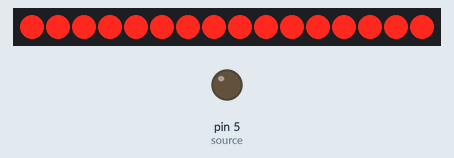
The sketch below on a simulated Arduino Uno, built with avr-gcc and run on an emulated ATmega328P. On the bench: 16 shift-register outputs drawn as a row of LEDs (first output left, lit = HIGH), output pins drawn as LEDs (lit = HIGH). Wiring (inferred from the names in the program): 2 × shift register (74HC595): data pin 12; shift clock pin 11; latch pin 9. Wiring (inferred from the signals the program sends): row of LEDs: on Q0, Q1, Q2, Q3, Q4, Q5, Q6, Q7, Q8, Q9, Q10, Q11, Q12, Q13, Q14, Q15. Pins used as bus, display or sensor lines are not drawn.

Above: at 0.1 s.
At 1.1 s:
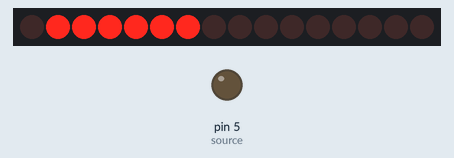
At 64.5 s:
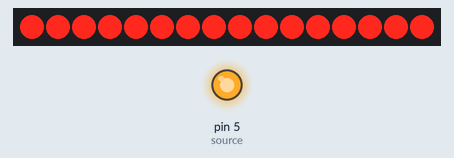
At 127.9 s:
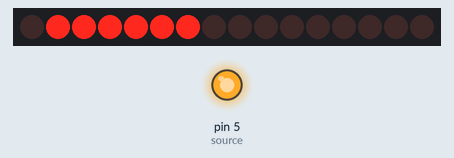
Timing chart, 0 to 129.4 s (numbered marks = the images above):
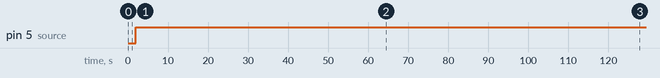

Measured:
- by itself, pin 5 (source): LOW → HIGH at 1.9 s

The sketch:

charactertest74HC595.ino
```cpp
int clockpinRC = 11;

int latchpinR = 3;
int datainR = 7;

int latchpinC = 9;
int datainC = 12;

int source = 5;

int wait = 1;

void setup() {
  // put your setup code here, to run once:
  Serial.begin(9600);
  pinMode(clockpinRC, OUTPUT);
  pinMode(latchpinR, OUTPUT);
  pinMode(datainR, OUTPUT);
  pinMode(latchpinC, OUTPUT);
  pinMode(datainC, OUTPUT);
  pinMode(source, OUTPUT);
}

void loop() {
  // put your main code here, to run repeatedly:

  //This will be a program to print each letter of the alphabet hopefully
//  S();
//  U();
//  M();
//  I();
//  T();

  love();
  love2();

//  delay(20);

  analogWrite(source, 255);
//  line();
//  clearscr();
  delay(wait);

}

void clearscr() {
  for(int i = 0; i < 8; i++) {
    digitalWrite(latchpinR, LOW);
    shiftOut(datainR, clockpinRC, LSBFIRST, 0x00);
    digitalWrite(latchpinR, HIGH);

    digitalWrite(latchpinC, LOW);
    shiftOut(datainC, clockpinRC, LSBFIRST, 0x00);
    digitalWrite(latchpinC, HIGH);
  }

  return;
}

void love() {

   byte col[] = {0b00000000, 0b01100110, 0b10011001, 0b10000001, 0b10000001, 0b01000010, 0b00100100, 0b00011000};
   byte row[] = {0x80, 0x40, 0x20, 0x10, 0x08, 0x04, 0x02, 0x01};
   int i = 0;

   while(i < 100) {
  for(int i = 0; i < 8; i++) {
    digitalWrite(latchpinC, LOW);

    shiftOut(datainC, clockpinRC, LSBFIRST, col[i]);

    digitalWrite(latchpinC, HIGH);

    digitalWrite(latchpinR, LOW);

    shiftOut(datainR, clockpinRC, LSBFIRST, row[i]);

    digitalWrite(latchpinR, HIGH);

    delay(wait);
    }
   i++;
   }


  return;
}

void love2() {
  byte col[] = {0b00000000, 0b00000000, 0b00100100, 0b01011010, 0b01000010, 0b00100100, 0b00011000, 0b00000000};
   byte row[] = {0x80, 0x40, 0x20, 0x10, 0x08, 0x04, 0x02, 0x01};
   int i = 0;

   while(i < 100) {
  for(int i = 0; i < 8; i++) {
    digitalWrite(latchpinC, LOW);

    shiftOut(datainC, clockpinRC, LSBFIRST, col[i]);

    digitalWrite(latchpinC, HIGH);

    digitalWrite(latchpinR, LOW);

    shiftOut(datainR, clockpinRC, LSBFIRST, row[i]);

    digitalWrite(latchpinR, HIGH);

    delay(wait);
    }
   i++;
   }


  return;
}

void line() {
  byte col[] = {0x01, 0x01, 0x01, 0x01, 0x01, 0x01, 0x01, 0x01};
  byte row[] = {0b10000000, 0b01000000, 0b00100000, 0b00010000, 0b00001000, 0b00000100, 0b000000010, 0b00000001};

  for(int i = 0; i < 8; i++) {
    digitalWrite(latchpinC, LOW);
    shiftOut(datainC, clockpinRC, LSBFIRST, col[i]);
    digitalWrite(latchpinC, HIGH);

    digitalWrite(latchpinR, LOW);
    shiftOut(datainR, clockpinRC, LSBFIRST, row[i]);
    digitalWrite(latchpinR, HIGH);

    delay(wait);
  }

  return;
}

//The following functions are for each character

//void A() {
//  byte col[] = {};
//  byte row[] = {0x80, 0x40, 0x20, 0x10, 0x08, 0x04, 0x02, 0x01}; // This is kind of supposed to be for multiplexing
//
//
//  for(int i = 0; i < 8; i++) {
//    digitalWrite(latchpinC, LOW);
//
//    shiftOut(datainC, clockpinRC, LSBFIRST, col[i]);
//
//    digitalWrite(latchpinC, HIGH);
//
//    digitalWrite(latchpinR, LOW);
//
//    shiftOut(datainR, clockpinRC, LSBFIRST, row[i]);
//
//    digitalWrite(latchpinR, HIGH);
//
//    delay(wait);
//  }
//  return;
//}
//
//void B() {
//  byte col[] = {};
//  byte row[] = {0x80, 0x40, 0x20, 0x10, 0x08, 0x04, 0x02, 0x01}; // This is kind of supposed to be for multiplexing
//
//
//  for(int i = 0; i < 8; i++) {
//    digitalWrite(latchpinC, LOW);
//
//    shiftOut(datainC, clockpinRC, LSBFIRST, col[i]);
//
//    digitalWrite(latchpinC, HIGH);
//
//    digitalWrite(latchpinR, LOW);
//
//    shiftOut(datainR, clockpinRC, LSBFIRST, row[i]);
//
//    digitalWrite(latchpinR, HIGH);
//
//    delay(wait);
//  }
//  return;
//}
//
//void C() {
//  byte col[] = {};
//  byte row[] = {0x80, 0x40, 0x20, 0x10, 0x08, 0x04, 0x02, 0x01}; // This is kind of supposed to be for multiplexing
//
//
//  for(int i = 0; i < 8; i++) {
//    digitalWrite(latchpinC, LOW);
//
//    shiftOut(datainC, clockpinRC, LSBFIRST, col[i]);
//
//    digitalWrite(latchpinC, HIGH);
//
//    digitalWrite(latchpinR, LOW);
//
//    shiftOut(datainR, clockpinRC, LSBFIRST, row[i]);
//
//    digitalWrite(latchpinR, HIGH);
//
//    delay(wait);
//  }
//  return;
//}
//
//void D() {
//  byte col[] = {};
//  byte row[] = {0x80, 0x40, 0x20, 0x10, 0x08, 0x04, 0x02, 0x01}; // This is kind of supposed to be for multiplexing
//
//
//  for(int i = 0; i < 8; i++) {
//    digitalWrite(latchpinC, LOW);
//
//    shiftOut(datainC, clockpinRC, LSBFIRST, col[i]);
//
//    digitalWrite(latchpinC, HIGH);
//
//    digitalWrite(latchpinR, LOW);
//
//    shiftOut(datainR, clockpinRC, LSBFIRST, row[i]);
//
//    digitalWrite(latchpinR, HIGH);
//
//    delay(wait);
//  }
//  return;
//}
//
//void E() {
//  byte col[] = {};
//  byte row[] = {0x80, 0x40, 0x20, 0x10, 0x08, 0x04, 0x02, 0x01}; // This is kind of supposed to be for multiplexing
//
//
//  for(int i = 0; i < 8; i++) {
//    digitalWrite(latchpinC, LOW);
//
//    shiftOut(datainC, clockpinRC, LSBFIRST, col[i]);
//
//    digitalWrite(latchpinC, HIGH);
//
//    digitalWrite(latchpinR, LOW);
//
//    shiftOut(datainR, clockpinRC, LSBFIRST, row[i]);
//
//    digitalWrite(latchpinR, HIGH);
//
//    delay(wait);
//  }
//  return;
//}
//
////void F() { //There are some unknown issues with F. This isn't supported from what I can see.
////  return;
////}
//
//void G() {
//  byte col[] = {};
//  byte row[] = {0x80, 0x40, 0x20, 0x10, 0x08, 0x04, 0x02, 0x01}; // This is kind of supposed to be for multiplexing
//
//
//  for(int i = 0; i < 8; i++) {
//    digitalWrite(latchpinC, LOW);
//
//    shiftOut(datainC, clockpinRC, LSBFIRST, col[i]);
//
//    digitalWrite(latchpinC, HIGH);
//
//    digitalWrite(latchpinR, LOW);
//
//    shiftOut(datainR, clockpinRC, LSBFIRST, row[i]);
//
//    digitalWrite(latchpinR, HIGH);
//
//    delay(wait);
//  }
//  return;
//}
//
//void H() {
//  byte col[] = {};
//  byte row[] = {0x80, 0x40, 0x20, 0x10, 0x08, 0x04, 0x02, 0x01}; // This is kind of supposed to be for multiplexing
//
//
//  for(int i = 0; i < 8; i++) {
//    digitalWrite(latchpinC, LOW);
//
//    shiftOut(datainC, clockpinRC, LSBFIRST, col[i]);
//
//    digitalWrite(latchpinC, HIGH);
//
//    digitalWrite(latchpinR, LOW);
//
//    shiftOut(datainR, clockpinRC, LSBFIRST, row[i]);
//
//    digitalWrite(latchpinR, HIGH);
//
//    delay(wait);
//  }
//  return;
//}
//
void I() {
  byte col[] = {0b01111110, 0b01111110, 0b00011000, 0b00011000, 0b00011000, 0b00011000, 0b01111110, 0b01111110};
  byte row[] = {0x80, 0x40, 0x20, 0x10, 0x08, 0x04, 0x02, 0x01}; // This is kind of supposed to be for multiplexing
  int i = 0;

  while(i < 100) {
  for(int i = 0; i < 8; i++) {
    digitalWrite(latchpinC, LOW);

    shiftOut(datainC, clockpinRC, LSBFIRST, col[i]);

    digitalWrite(latchpinC, HIGH);

    digitalWrite(latchpinR, LOW);

    shiftOut(datainR, clockpinRC, LSBFIRST, row[i]);

    digitalWrite(latchpinR, HIGH);

    delay(wait);
  }
    i++;
    }
  return;
}
//
//void J() {
//  byte col[] = {};
//  byte row[] = {0x80, 0x40, 0x20, 0x10, 0x08, 0x04, 0x02, 0x01}; // This is kind of supposed to be for multiplexing
//
//
//  for(int i = 0; i < 8; i++) {
//    digitalWrite(latchpinC, LOW);
//
//    shiftOut(datainC, clockpinRC, LSBFIRST, col[i]);
//
//    digitalWrite(latchpinC, HIGH);
//
//    digitalWrite(latchpinR, LOW);
//
//    shiftOut(datainR, clockpinRC, LSBFIRST, row[i]);
//
//    digitalWrite(latchpinR, HIGH);
//
//    delay(wait);
//  }
//  return;
//}
//
//void K() {
//  byte col[] = {};
//  byte row[] = {0x80, 0x40, 0x20, 0x10, 0x08, 0x04, 0x02, 0x01}; // This is kind of supposed to be for multiplexing
//
//
//  for(int i = 0; i < 8; i++) {
//    digitalWrite(latchpinC, LOW);
//
//    shiftOut(datainC, clockpinRC, LSBFIRST, col[i]);
//
//    digitalWrite(latchpinC, HIGH);
//
//    digitalWrite(latchpinR, LOW);
//
//    shiftOut(datainR, clockpinRC, LSBFIRST, row[i]);
//
//    digitalWrite(latchpinR, HIGH);
//
//    delay(wait);
//  }
//  return;
//}
//
//void L() {
//  byte col[] = {};
//  byte row[] = {0x80, 0x40, 0x20, 0x10, 0x08, 0x04, 0x02, 0x01}; // This is kind of supposed to be for multiplexing
//
//
//  for(int i = 0; i < 8; i++) {
//    digitalWrite(latchpinC, LOW);
//
//    shiftOut(datainC, clockpinRC, LSBFIRST, col[i]);
//
//    digitalWrite(latchpinC, HIGH);
//
//    digitalWrite(latchpinR, LOW);
//
//    shiftOut(datainR, clockpinRC, LSBFIRST, row[i]);
//
//    digitalWrite(latchpinR, HIGH);
//
//    delay(wait);
//  }
//  return;
//}
//
void M() {
  byte col[] = {0b11000011, 0b11100111, 0b11111111, 0b11111111, 0b11011011, 0b11000011, 0b11000011, 0b11000011};
  byte row[] = {0x80, 0x40, 0x20, 0x10, 0x08, 0x04, 0x02, 0x01}; // This is kind of supposed to be for multiplexing
  int i =0;

  while(i < 100) {
  for(int i = 0; i < 8; i++) {
    digitalWrite(latchpinC, LOW);

    shiftOut(datainC, clockpinRC, LSBFIRST, col[i]);

    digitalWrite(latchpinC, HIGH);

    digitalWrite(latchpinR, LOW);

    shiftOut(datainR, clockpinRC, LSBFIRST, row[i]);

    digitalWrite(latchpinR, HIGH);

    delay(wait);
  }
  i++;
  }

  return;
}
//
//void N() {
//  byte col[] = {};
//  byte row[] = {0x80, 0x40, 0x20, 0x10, 0x08, 0x04, 0x02, 0x01}; // This is kind of supposed to be for multiplexing
//
//
//  for(int i = 0; i < 8; i++) {
//    digitalWrite(latchpinC, LOW);
//
//    shiftOut(datainC, clockpinRC, LSBFIRST, col[i]);
//
//    digitalWrite(latchpinC, HIGH);
//
//    digitalWrite(latchpinR, LOW);
//
//    shiftOut(datainR, clockpinRC, LSBFIRST, row[i]);
//
//    digitalWrite(latchpinR, HIGH);
//
//    delay(wait);
//  }
//  return;
//}
//
//void O() {
//  byte col[] = {};
//  byte row[] = {0x80, 0x40, 0x20, 0x10, 0x08, 0x04, 0x02, 0x01}; // This is kind of supposed to be for multiplexing
//
//
//  for(int i = 0; i < 8; i++) {
//    digitalWrite(latchpinC, LOW);
//
//    shiftOut(datainC, clockpinRC, LSBFIRST, col[i]);
//
//    digitalWrite(latchpinC, HIGH);
//
//    digitalWrite(latchpinR, LOW);
//
//    shiftOut(datainR, clockpinRC, LSBFIRST, row[i]);
//
//    digitalWrite(latchpinR, HIGH);
//
//    delay(wait);
//  }
//  return;
//}
//
//void P() {
//  byte col[] = {};
//  byte row[] = {0x80, 0x40, 0x20, 0x10, 0x08, 0x04, 0x02, 0x01}; // This is kind of supposed to be for multiplexing
//
//
//  for(int i = 0; i < 8; i++) {
//    digitalWrite(latchpinC, LOW);
//
//    shiftOut(datainC, clockpinRC, LSBFIRST, col[i]);
//
//    digitalWrite(latchpinC, HIGH);
//
//    digitalWrite(latchpinR, LOW);
//
//    shiftOut(datainR, clockpinRC, LSBFIRST, row[i]);
//
//    digitalWrite(latchpinR, HIGH);
//
//    delay(wait);
//  }
//  return;
//}
//
//void Q() {
//  byte col[] = {};
//  byte row[] = {0x80, 0x40, 0x20, 0x10, 0x08, 0x04, 0x02, 0x01}; // This is kind of supposed to be for multiplexing
//
//
//  for(int i = 0; i < 8; i++) {
//    digitalWrite(latchpinC, LOW);
//
//    shiftOut(datainC, clockpinRC, LSBFIRST, col[i]);
//
//    digitalWrite(latchpinC, HIGH);
//
//    digitalWrite(latchpinR, LOW);
//
//    shiftOut(datainR, clockpinRC, LSBFIRST, row[i]);
//
//    digitalWrite(latchpinR, HIGH);
//
//    delay(wait);
//  }
//  return;
//}
//
//void R() {
//  byte col[] = {};
//  byte row[] = {0x80, 0x40, 0x20, 0x10, 0x08, 0x04, 0x02, 0x01}; // This is kind of supposed to be for multiplexing
//
//
//  for(int i = 0; i < 8; i++) {
//    digitalWrite(latchpinC, LOW);
//
//    shiftOut(datainC, clockpinRC, LSBFIRST, col[i]);
//
//    digitalWrite(latchpinC, HIGH);
//
//    digitalWrite(latchpinR, LOW);
//
//    shiftOut(datainR, clockpinRC, LSBFIRST, row[i]);
//
//    digitalWrite(latchpinR, HIGH);
//
//    delay(wait);
//  }
//  return;
//}

void S() {
  byte col[] = {0x7E, 0x7E, 0x60, 0x7E, 0x7e, 0x06, 0x7E, 0x7E }; // 0111 1110, 0111 1110, 0110 0000, 0111 1110, 0111 1110, 0000 0110, 0111 1110, 0111 1110
  byte row[] = {0x80, 0x40, 0x20, 0x10, 0x08, 0x04, 0x02, 0x01}; // This is supposed to be for multiplexing
  int i = 0;

  while(i < 80) {
    for(int i = 0; i < 8; i++) {
      digitalWrite(latchpinC, LOW);

      digitalWrite(latchpinR, LOW);

      shiftOut(datainC, clockpinRC, LSBFIRST, col[i]);

      digitalWrite(latchpinC, HIGH);

      shiftOut(datainR, clockpinRC, LSBFIRST, row[i]);

      digitalWrite(latchpinR, HIGH);

      delay(wait);

      clearscr();
    }
  i++;
  }
  return;
}

void T() {
  byte col[] = {0B01111110, 0B01111110, 0B00011000, 0B00011000, 0B00011000, 0B00011000, 0B00011000, 0B00011000};
  byte row[] = {0x80, 0x40, 0x20, 0x10, 0x08, 0x04, 0x02, 0x01}; // This is kind of supposed to be for multiplexing
  int i = 0;

  while(i < 100) {
  for(int i = 0; i < 8; i++) {
    digitalWrite(latchpinC, LOW);

    shiftOut(datainC, clockpinRC, LSBFIRST, col[i]);

    digitalWrite(latchpinC, HIGH);

    digitalWrite(latchpinR, LOW);

    shiftOut(datainR, clockpinRC, LSBFIRST, row[i]);

    digitalWrite(latchpinR, HIGH);

    delay(wait);
  }
  i++;
  }
  return;
}


void U() {
  byte col[] = {0x66, 0x66, 0x66, 0x66, 0x66, 0x66, 0x7E, 0x7E};
  byte row[] = {0x80, 0x40, 0x20, 0x10, 0x08, 0x04, 0x02, 0x01};
  int i = 0;

  while(i < 100) {
  for(int i = 0; i < 8; i++) {
    digitalWrite(latchpinC, LOW);
    shiftOut(datainC, clockpinRC, LSBFIRST, col[i]);
    digitalWrite(latchpinC, HIGH);

    digitalWrite(latchpinR, LOW);
    shiftOut(datainR, clockpinRC, LSBFIRST, row[i]);
    digitalWrite(latchpinR, HIGH);

    delay(wait);
  }
  i++;
  }

  return;
}
//
//void V() {
//  byte col[] = {};
//  byte row[] = {0x80, 0x40, 0x20, 0x10, 0x08, 0x04, 0x02, 0x01}; // This is kind of supposed to be for multiplexing
//
//
//  for(int i = 0; i < 8; i++) {
//    digitalWrite(latchpinC, LOW);
//
//    shiftOut(datainC, clockpinRC, LSBFIRST, col[i]);
//
//    digitalWrite(latchpinC, HIGH);
//
//    digitalWrite(latchpinR, LOW);
//
//    shiftOut(datainR, clockpinRC, LSBFIRST, row[i]);
//
//    digitalWrite(latchpinR, HIGH);
//
//    delay(wait);
//  }
//  return;
//}
//
//void W() {
//  byte col[] = {};
//  byte row[] = {0x80, 0x40, 0x20, 0x10, 0x08, 0x04, 0x02, 0x01}; // This is kind of supposed to be for multiplexing
//
//
//  for(int i = 0; i < 8; i++) {
//    digitalWrite(latchpinC, LOW);
//
//    shiftOut(datainC, clockpinRC, LSBFIRST, col[i]);
//
//    digitalWrite(latchpinC, HIGH);
//
//    digitalWrite(latchpinR, LOW);
//
//    shiftOut(datainR, clockpinRC, LSBFIRST, row[i]);
//
//    digitalWrite(latchpinR, HIGH);
//
//    delay(wait);
//  }
//  return;
//}
//
//void X() {
//  byte col[] = {};
//  byte row[] = {0x80, 0x40, 0x20, 0x10, 0x08, 0x04, 0x02, 0x01}; // This is kind of supposed to be for multiplexing
//
//
//  for(int i = 0; i < 8; i++) {
//    digitalWrite(latchpinC, LOW);
//
//    shiftOut(datainC, clockpinRC, LSBFIRST, col[i]);
//
//    digitalWrite(latchpinC, HIGH);
//
//    digitalWrite(latchpinR, LOW);
//
//    shiftOut(datainR, clockpinRC, LSBFIRST, row[i]);
//
//    digitalWrite(latchpinR, HIGH);
//
//    delay(wait);
//  }
//  return;
//}
//
//void Y() {
//  byte col[] = {};
//  byte row[] = {0x80, 0x40, 0x20, 0x10, 0x08, 0x04, 0x02, 0x01}; // This is kind of supposed to be for multiplexing
//
//
//  for(int i = 0; i < 8; i++) {
//    digitalWrite(latchpinC, LOW);
//
//    shiftOut(datainC, clockpinRC, LSBFIRST, col[i]);
//
//    digitalWrite(latchpinC, HIGH);
//
//    digitalWrite(latchpinR, LOW);
//
//    shiftOut(datainR, clockpinRC, LSBFIRST, row[i]);
//
//    digitalWrite(latchpinR, HIGH);
//
//    delay(wait);
//  }
//  return;
//}
//
//void Z() {
//  byte col[] = {};
//  byte row[] = {0x80, 0x40, 0x20, 0x10, 0x08, 0x04, 0x02, 0x01}; // This is kind of supposed to be for multiplexing
//
//
//  for(int i = 0; i < 8; i++) {
//    digitalWrite(latchpinC, LOW);
//
//    shiftOut(datainC, clockpinRC, LSBFIRST, col[i]);
//
//    digitalWrite(latchpinC, HIGH);
//
//    digitalWrite(latchpinR, LOW);
//
//    shiftOut(datainR, clockpinRC, LSBFIRST, row[i]);
//
//    digitalWrite(latchpinR, HIGH);
//
//    delay(wait);
//  }
//  return;
//}
```
